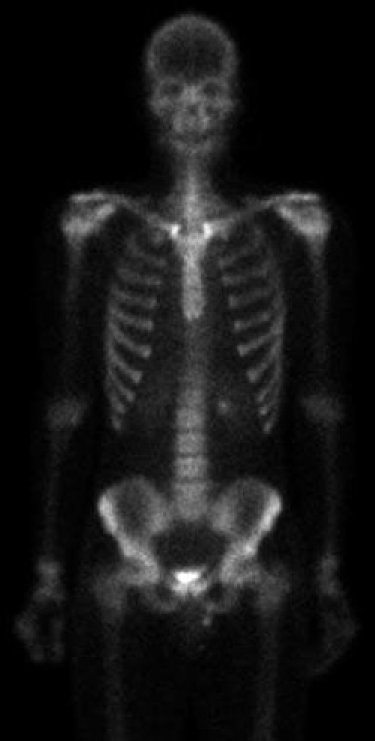
#> input picture DIP3E_CH02_Original_Images/DIP3E_Original_Images_CH02/Fig0232(a)(partial_body_scan).tif, 750 x 1482 px, found by its file name (shown at 1/2 size)
$ jupyter execute --allow-errors Practical_3.ipynb
#> lines starting #> are read from the running program, lines starting #| are printed output that depends on the picture
[](https://colab.research.google.com/github/divyamohan1993/dip-practical/blob/main/Practical_3.ipynb)

> **Run in Google Colab:** Click the badge above to open this notebook in Google Colab. The dataset downloads automatically — no setup needed.

<style>
/* =====================================================================
   Practical Handbook — Uniform Print Formatting (CSU2543 Digital Image Processing)
   Sections are color-coded: Aim (blue), Theory (purple), Code (green),
   Output (amber), Analysis (maroon). Code blocks are uniform across all
   practicals. Page layout: 1-inch margins, justified text, Times New Roman.
   ===================================================================== */
@page { margin: 1in; }
@media print {
  body, .jp-Notebook, .jupyter-renderer { background: white !important; }
  .jp-CodeMirrorEditor, .CodeMirror { font-size: 10pt !important; }
  .jp-Cell-inputCollapser, .jp-Cell-outputCollapser, .jp-Toolbar { display: none !important; }
  .dip-section-marker { page-break-inside: avoid; }
}

.jp-RenderedHTMLCommon, .jp-RenderedMarkdown {
  font-family: 'Times New Roman', Georgia, serif;
  font-size: 12pt;
  line-height: 1.55;
  text-align: justify;
}

/* Section markers — colored heading bars */
.dip-section-marker {
  display: block;
  font-weight: bold;
  font-size: 1.35em;
  padding: 0.45em 0.7em;
  margin: 1.1em 0 0.6em 0;
  border-left: 6px solid;
  border-radius: 3px;
  letter-spacing: 0.02em;
  page-break-after: avoid;
}
.dip-section-aim      { color: #003c8f; background: #e3f2fd; border-color: #1565c0; }
.dip-section-theory   { color: #4a148c; background: #f3e5f5; border-color: #6a1b9a; }
.dip-section-code     { color: #1b5e20; background: #e8f5e9; border-color: #2e7d32; }
.dip-section-output   { color: #e65100; background: #fff3e0; border-color: #ef6c00; }
.dip-section-analysis { color: #b71c1c; background: #ffebee; border-color: #c62828; }

/* Sub-section headings within a section ("Part 1", "Part 2", ...) */
.dip-subsection {
  font-weight: 600;
  font-size: 1.1em;
  margin: 0.9em 0 0.4em 0;
  color: #2e7d32;
  border-bottom: 1px solid #c8e6c9;
  padding-bottom: 0.15em;
  page-break-after: avoid;
}

/* Code cells — uniform JetBrains Mono / Source Code Pro across all practicals */
.jp-CodeMirrorEditor, .jp-CodeCell .jp-InputArea-editor,
.CodeMirror, pre, .highlight, code {
  font-family: 'JetBrains Mono', 'Source Code Pro', Consolas, 'Courier New', monospace !important;
}
.jp-CodeCell .jp-InputArea-editor, .CodeMirror, pre {
  font-size: 10pt !important;
  background: #f6f8fa !important;
  border-left: 3px solid #2e7d32 !important;
  border-radius: 0 !important;
  padding: 8px 12px !important;
}
code { background: #f6f8fa; padding: 1px 5px; border-radius: 2px; font-size: 0.95em; }

/* Output cells — amber tint, matching the Output section colour */
.jp-OutputArea-output {
  border-left: 3px solid #ef6c00 !important;
  background: #fffaf3 !important;
  padding: 6px 10px !important;
}

/* Analysis question lists */
.dip-analysis-list { padding-left: 1.4em; }
.dip-analysis-list li { margin-bottom: 0.5em; text-align: justify; }
</style>

# Practical 3: Image Negation, Subtraction, and Inversion

<span class="dip-section-marker dip-section-aim">1. Aim</span>

To implement and analyze fundamental intensity-transformation operations: image negation, image-pair subtraction, and intensity inversion, and to demonstrate their use in medical imaging applications such as digital subtraction angiography and shading correction.

<span class="dip-section-marker dip-section-theory">2. Description / Theory</span>

**Negation.** The image negative reverses the intensity scale via $s = (L-1) - r$ where $L$ is the number of intensity levels. It enhances visibility of detail in predominantly dark regions (e.g., bright lesions on a dark X-ray).

**Image subtraction.** The absolute difference $g(x,y) = \lvert f_1(x,y) - f_2(x,y) \rvert$ isolates structures that have changed between two frames. In **digital subtraction angiography** (DSA) a contrast-enhanced live image is subtracted from a baseline mask to reveal blood vessels; in **shading correction** a sensor-bias image is subtracted from the raw acquisition.

**Inversion** is identical to negation when applied to the difference image; it is useful when the difference is sparse and a dark-on-light rendering is preferred.

<span class="dip-section-marker dip-section-code">3. Code</span>

[cell 1]
# Install dependencies (uncomment for Google Colab)
# !pip install opencv-python-headless matplotlib numpy

import cv2
import numpy as np
import matplotlib.pyplot as plt
import os

[cell 2]
# === AUTO-DOWNLOAD DATASET (works in Google Colab and locally) ===
import os, urllib.request, zipfile

# Choose which chapter to download (CH01-CH12)
CHAPTER = "CH02"  # Chapter 2: Digital Image Fundamentals
DATASET_PATH = f"datasets/{CHAPTER}/"
DOWNLOAD_BASE = "https://www.imageprocessingplace.com/downloads_V3/dip3e_downloads/dip3e_book_images"

#> (the rest of this cell did not finish here and is left out)

<span class="dip-subsection">Part 1: Grayscale Conversion</span>
Load an image and convert it to grayscale.

[cell 3]
# === SELECT YOUR IMAGE HERE ===
selected_image = "Fig0232(a)(partial_body_scan).tif"  # Change to any image

# Load the image
img_color = cv2.imread(os.path.join(DATASET_PATH, selected_image))
#> img_color is the input picture: shape (1482, 750, 3); min 0, max 255, mean 22.5
img_gray = cv2.cvtColor(img_color, cv2.COLOR_BGR2GRAY)

fig, (ax1, ax2) = plt.subplots(1, 2, figsize=(10, 5))
ax1.imshow(cv2.cvtColor(img_color, cv2.COLOR_BGR2RGB))
ax1.set_title("Original (Color)")
ax1.axis('off')

ax2.imshow(img_gray, cmap='gray')
ax2.set_title("Grayscale")
ax2.axis('off')

plt.suptitle("Grayscale Conversion", fontsize=14, fontweight='bold')
plt.tight_layout()
plt.show()
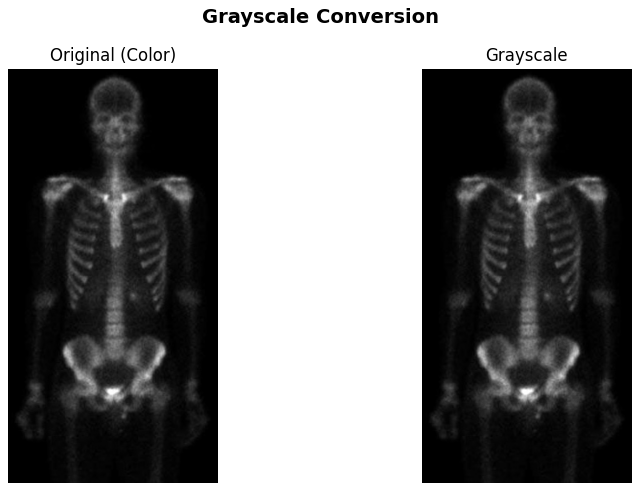
#> figure drawn by matplotlib, 2 panels
print(f"Color shape: {img_color.shape}, Grayscale shape: {img_gray.shape}")
#| Color shape: (1482, 750, 3), Grayscale shape: (1482, 750)

<span class="dip-subsection">Part 2: Image Negation (s = 255 - r)</span>
Compute the negative of an image by inverting all pixel intensities.

[cell 4]
# === SELECT IMAGE FOR NEGATION ===
negation_image = "Fig0232(a)(partial_body_scan).tif"  # Change to any image

img = cv2.imread(os.path.join(DATASET_PATH, negation_image), cv2.IMREAD_GRAYSCALE)

# Compute negative: s = 255 - r
negative = 255 - img
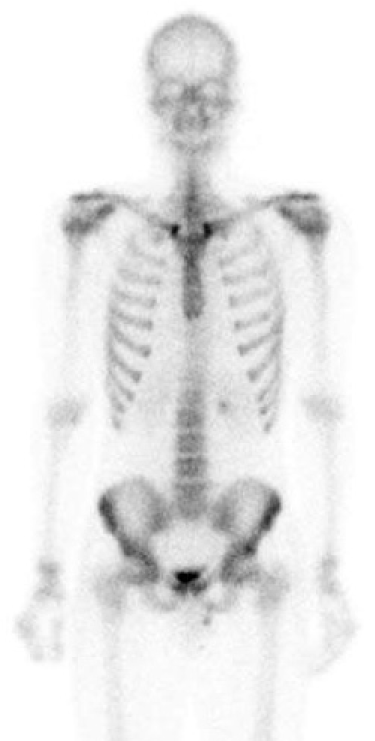
#> negative: shape (1482, 750) (shown at 1/2 size); min 0, max 255, mean 232.5

fig, axes = plt.subplots(2, 2, figsize=(12, 10))

# Original image
axes[0, 0].imshow(img, cmap='gray')
axes[0, 0].set_title("Original Image")
axes[0, 0].axis('off')

# Negative image
axes[0, 1].imshow(negative, cmap='gray')
axes[0, 1].set_title("Negative (s = 255 - r)")
axes[0, 1].axis('off')

# Original histogram
axes[1, 0].hist(img.ravel(), bins=256, range=(0, 256), color='black', alpha=0.7)
axes[1, 0].set_title("Original Histogram")
axes[1, 0].set_xlabel("Intensity")
axes[1, 0].set_ylabel("Frequency")

# Negative histogram
axes[1, 1].hist(negative.ravel(), bins=256, range=(0, 256), color='black', alpha=0.7)
axes[1, 1].set_title("Negative Histogram")
axes[1, 1].set_xlabel("Intensity")
axes[1, 1].set_ylabel("Frequency")

plt.suptitle(f"Image Negation: {negation_image}", fontsize=14, fontweight='bold')
plt.tight_layout()
plt.show()
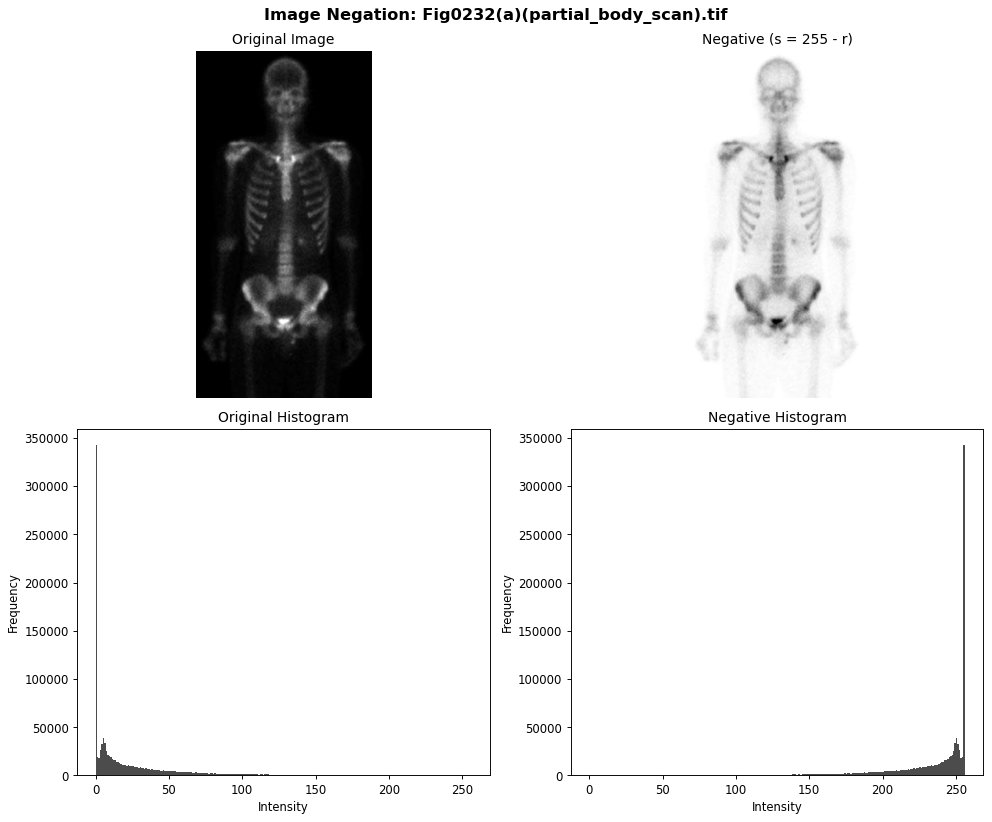
#> figure drawn by matplotlib, 4 panels; panel 3: tallest bar 342388 high, from x = 0 to 1; panel 4: tallest bar 342388 high, from x = 255 to 256

<span class="dip-subsection">Part 3: Image Subtraction</span>
Compute the absolute difference between two related images to reveal hidden structures.

### 3a: Digital Subtraction Angiography

[cell 5]
# === ANGIOGRAPHY IMAGE PAIR (change to any two images) ===
mask_file = "Fig0228(a)(angiography_mask_image).tif"
live_file = "Fig0228(b)(angiography_live_ image).tif"

mask = cv2.imread(os.path.join(DATASET_PATH, mask_file), cv2.IMREAD_GRAYSCALE)
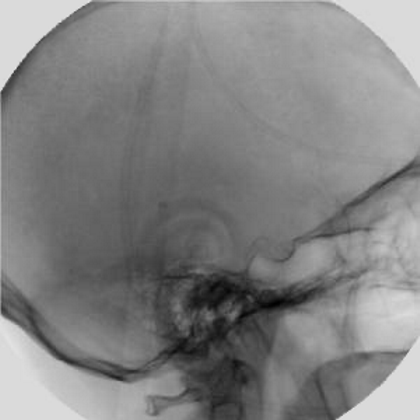
#> input picture DIP3E_CH02_Original_Images/DIP3E_Original_Images_CH02/Fig0228(a)(angiography_mask_image).tif, 420 x 420 px, found by its file name
#> mask is the input picture: shape (420, 420); min 0, max 234, mean 130.7
live = cv2.imread(os.path.join(DATASET_PATH, live_file), cv2.IMREAD_GRAYSCALE)
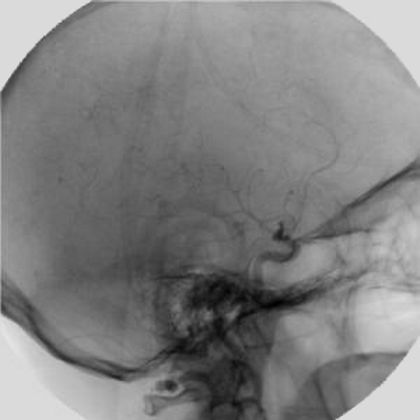
#> input picture DIP3E_CH02_Original_Images/DIP3E_Original_Images_CH02/Fig0228(b)(angiography_live_ image).tif, 420 x 420 px, found by its file name
#> live is the input picture: shape (420, 420); min 0, max 229, mean 129.3

# Ensure same size
if mask.shape != live.shape:
    live = cv2.resize(live, (mask.shape[1], mask.shape[0]))

# Compute absolute difference
difference = cv2.absdiff(live, mask)
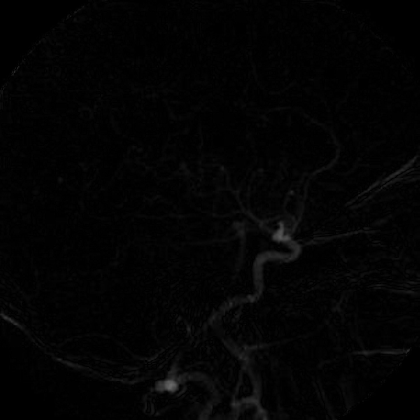
#> difference: shape (420, 420); min 0, max 104, mean 3.3

fig, axes = plt.subplots(1, 3, figsize=(15, 5))
axes[0].imshow(mask, cmap='gray')
axes[0].set_title("Mask Image (Before Contrast)")
axes[0].axis('off')

axes[1].imshow(live, cmap='gray')
axes[1].set_title("Live Image (After Contrast)")
axes[1].axis('off')

axes[2].imshow(difference, cmap='gray')
axes[2].set_title("Subtraction: |Live - Mask|")
axes[2].axis('off')

plt.suptitle("Digital Subtraction Angiography", fontsize=14, fontweight='bold')
plt.tight_layout()
plt.show()

### 3b: Dental X-ray Subtraction

[cell 6]
# === DENTAL IMAGE PAIR (change to any two images) ===
dental_file = "Fig0230(a)(dental_xray).tif"
dental_mask_file = "Fig0230(b)(dental_xray_mask).tif"

dental = cv2.imread(os.path.join(DATASET_PATH, dental_file), cv2.IMREAD_GRAYSCALE)
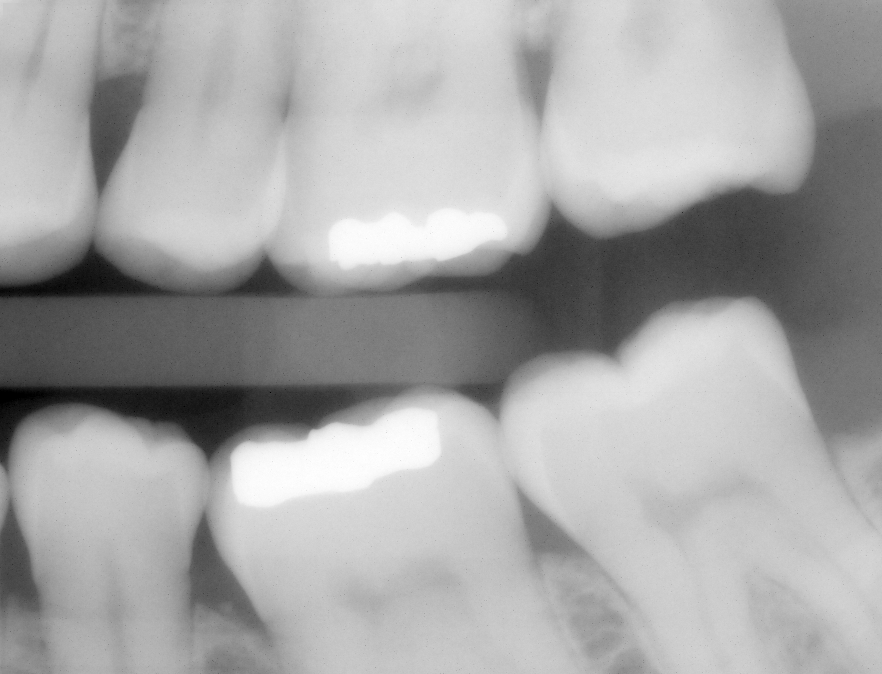
#> input picture DIP3E_CH02_Original_Images/DIP3E_Original_Images_CH02/Fig0230(a)(dental_xray).tif, 882 x 674 px, found by its file name
#> dental is the input picture: shape (674, 882); min 0, max 255, mean 166.8
dental_mask = cv2.imread(os.path.join(DATASET_PATH, dental_mask_file), cv2.IMREAD_GRAYSCALE)

#> (the rest of this cell did not finish here and is left out)

### 3c: Shading Correction (Tungsten Filament)

[cell 7]
# === TUNGSTEN IMAGE PAIR (change to any two images) ===
filament_file = "Fig0229(a)(tungsten_filament_shaded).tif"
shading_file = "Fig0229(b)(tungsten_sensor_shading).tif"

filament = cv2.imread(os.path.join(DATASET_PATH, filament_file), cv2.IMREAD_GRAYSCALE)
shading = cv2.imread(os.path.join(DATASET_PATH, shading_file), cv2.IMREAD_GRAYSCALE)

#> (the rest of this cell did not finish here and is left out)

<span class="dip-subsection">Part 4: Inversion of Subtraction Result</span>
Apply intensity inversion to the subtraction result to enhance visibility.

[cell 8]
# Invert the angiography subtraction result
inverted_diff = 255 - difference
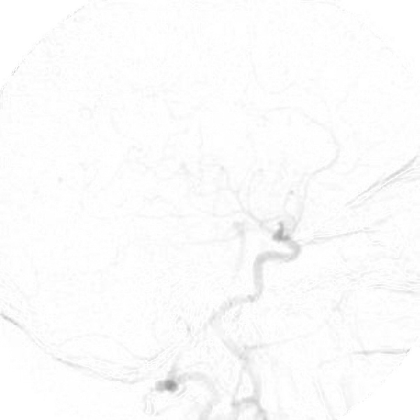
#> inverted_diff: shape (420, 420); min 151, max 255, mean 251.7

fig, axes = plt.subplots(1, 3, figsize=(15, 5))
axes[0].imshow(difference, cmap='gray')
axes[0].set_title("Subtraction Result")
axes[0].axis('off')

axes[1].imshow(inverted_diff, cmap='gray')
axes[1].set_title("Inverted Subtraction (255 - diff)")
axes[1].axis('off')

# Enhanced version with contrast stretching
enhanced = cv2.normalize(difference, None, 0, 255, cv2.NORM_MINMAX)
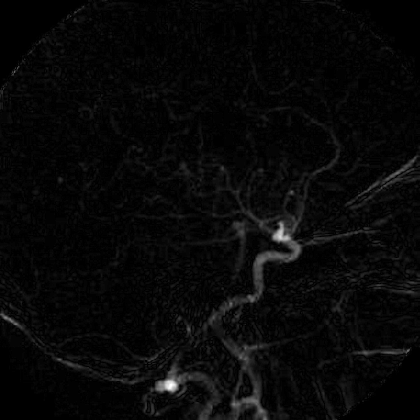
#> enhanced: shape (420, 420); min 0, max 255, mean 8
axes[2].imshow(enhanced, cmap='gray')
axes[2].set_title("Enhanced (Contrast Stretched)")
axes[2].axis('off')

plt.suptitle("Inversion and Enhancement Pipeline", fontsize=14, fontweight='bold')
plt.tight_layout()
plt.show()

## Complete Pipeline Summary

[cell 9]
# Full pipeline on angiography images
fig, axes = plt.subplots(2, 3, figsize=(15, 10))

axes[0, 0].imshow(mask, cmap='gray')
axes[0, 0].set_title("1. Mask Image")
axes[0, 0].axis('off')

axes[0, 1].imshow(live, cmap='gray')
axes[0, 1].set_title("2. Live Image")
axes[0, 1].axis('off')

axes[0, 2].imshow(difference, cmap='gray')
axes[0, 2].set_title("3. |Live - Mask|")
axes[0, 2].axis('off')

axes[1, 0].imshow(255 - mask, cmap='gray')
axes[1, 0].set_title("4. Negation of Mask")
axes[1, 0].axis('off')

axes[1, 1].imshow(inverted_diff, cmap='gray')
axes[1, 1].set_title("5. Inverted Difference")
axes[1, 1].axis('off')

axes[1, 2].imshow(enhanced, cmap='gray')
axes[1, 2].set_title("6. Enhanced Result")
axes[1, 2].axis('off')

plt.suptitle("Complete Pipeline: Subtraction -> Negation -> Enhancement", fontsize=14, fontweight='bold')
plt.tight_layout()
plt.show()
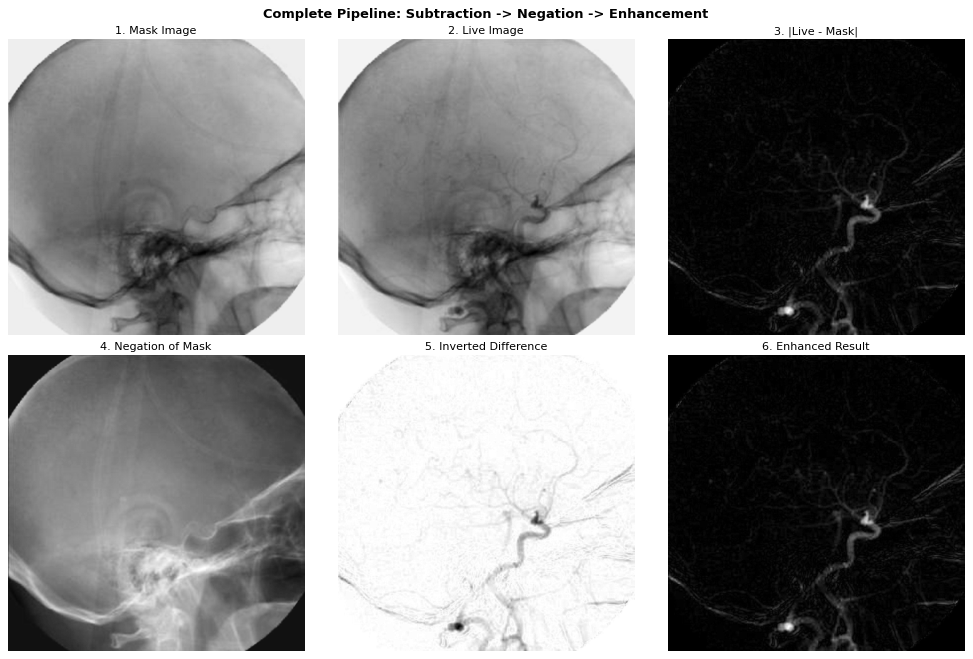
#> figure drawn by matplotlib, 6 panels
